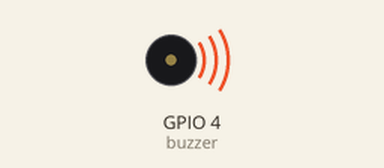
The sketch below on a simulated ESP32. On the bench: buzzer (waves = sounding).

Above: at 0.2 s.
Timing chart, 0 to 3.0 s (numbered marks = the images above):
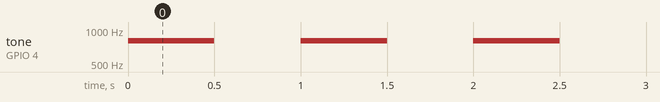

Measured:
- by itself, tone on GPIO 4 (buzzer): alternates 800 Hz for 0.50 s and silent for 0.50 s

The sketch:

sketch.ino
```cpp
int buzzer = 4;

void setup() {

  pinMode(buzzer, OUTPUT);

}

void loop() {

  tone(buzzer, 800);
  delay(500);
  noTone(buzzer);
  delay(500);

}
```
